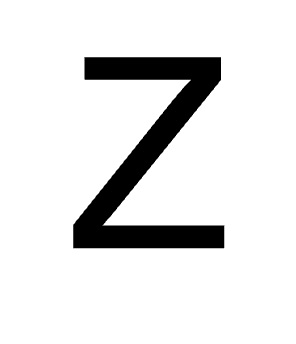
#> input picture backend/api/predict/Image3.jpeg, 296 x 344 px
$ python -i preprocess.py   (imports and definitions only)
#> lines starting #> are read from the running program, lines starting #| are printed output that depends on the picture
#> further down, picture is the input picture: PIL image 296x344 RGB; min 0, max 255, mean 227.4
import torchvision.transforms as transforms
from PIL import Image, ImageOps
import numpy as np
from scipy.ndimage import binary_dilation, binary_erosion

class EMNISTFormat:
    def __call__(self, img):
        # 1. Convert to grayscale
        img = ImageOps.grayscale(img)
        img_np = np.array(img)

        # 2. Corner-based background detection (more robust than most-common-pixel)
        h, w = img_np.shape
#> h = 344; w = 296
        corners = [
            img_np[0:5, 0:5],
            img_np[0:5, w-5:w],
            img_np[h-5:h, 0:5],
            img_np[h-5:h, w-5:w]
        ]
        bg_value = np.median(np.concatenate([c.flatten() for c in corners]))
#> bg_value = 255

        # 3. Invert if background is light
        if bg_value > 127:
            img_np = 255 - img_np
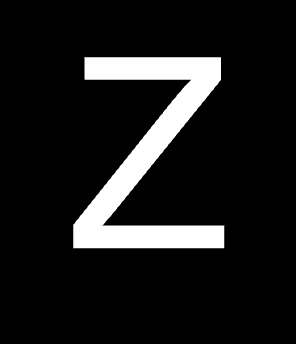
#> img_np: shape (344, 296); min 0, max 255, mean 27.6

        # 4. Add border before cropping so edge-touching letters don't break
        img_np = np.pad(img_np, pad_width=6, mode='constant', constant_values=0)
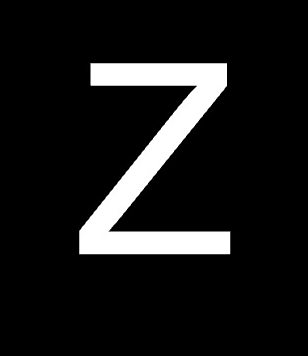
#> img_np: shape (356, 308); min 0, max 255, mean 25.7

        # 5. Otsu-style adaptive binarization (handles varying contrast better)
        flat = img_np.flatten()
        threshold = np.percentile(flat[flat > 10], 40)  # ignores near-black background noise
#> threshold = 255
        binary = (img_np > threshold).astype(np.uint8)
#> binary: shape (356, 308); every value is 0

        # 6. Stroke normalization — BEFORE resizing
        stroke_density = binary.sum() / binary.size
#> stroke_density = 0
        print(f"Stroke density: {stroke_density:.4f}")  # debug - tells you how thin
#| Stroke density: 0.0000

        if stroke_density > 0.3:
            binary = binary_erosion(binary, iterations=1).astype(np.uint8)
        elif stroke_density < 0.02:    # very thin like your A
            binary = binary_dilation(binary, iterations=5).astype(np.uint8)
        elif stroke_density < 0.05:    # thin like your H
            binary = binary_dilation(binary, iterations=4).astype(np.uint8)
        elif stroke_density < 0.12:
            binary = binary_dilation(binary, iterations=2).astype(np.uint8)

        img_np = (binary * 255).astype(np.uint8)
        img = Image.fromarray(img_np)
        img.save("debug_before_resize.png")

        # 7. Crop tightly to the letter
        bbox = img.getbbox()
#> bbox = None
        if bbox is None:
            return img.resize((28, 28))
#> returned value: PIL image 28x28 L; every value is 0
        img_cropped = img.crop(bbox)

        # 8. Resize longest edge to 20px
        img_cropped = img_cropped.resize((20, 20), Image.Resampling.NEAREST)

        # 9. Re-binarize after resize (LANCZOS introduces gray anti-aliasing)
        img_np2 = np.array(img_cropped)
        img_np2 = np.where(img_np2 > 127, 255, 0).astype(np.uint8)
        img_cropped = Image.fromarray(img_np2)

        # 10. Center in 28x28 canvas
        new_img = Image.new('L', (28, 28), color=0)
        paste_x = (28 - img_cropped.width) // 2
        paste_y = (28 - img_cropped.height) // 2
        new_img.paste(img_cropped, (paste_x, paste_y))

        new_img.save("debug_processed.png")

        return new_img


# [5 lines that did not run here, left out]

>>> from PIL import Image
>>> picture = Image.open('../api/predict/Image3.jpeg')
>>> result = EMNISTFormat()(picture)
